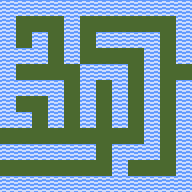

Rendered tile map (Tiled .tmx) drawn with the repository's tilesets; below, a short description and the full map source, tile grids included:
An orthogonal 12x12 tile map with 16x16 px tiles, 1 tile layer (Camada de Blocos 1).

<map version="1.10" tiledversion="1.11.90" orientation="orthogonal" renderorder="right-down" width="12" height="12" tilewidth="16" tileheight="16" infinite="0" nextlayerid="4" nextobjectid="1">
 <tileset firstgid="1" name="color_tileset_16x16_Jerom&amp;amp;Eiyeron_CC-BY-SA-3.0_8" tilewidth="16" tileheight="16" tilecount="280" columns="10">
  <image source="tiles.png" width="160" height="448" />
 </tileset>
 <layer id="1" name="Camada de Blocos 1" width="12" height="12">
  <data encoding="csv">
71,71,71,71,71,71,71,71,71,71,71,71,
71,51,51,51,71,51,51,51,51,51,51,71,
71,51,71,51,71,51,71,71,71,71,51,71,
71,71,71,51,71,51,51,51,51,71,51,71,
71,51,51,51,51,71,71,71,51,71,51,51,
71,71,71,71,51,71,51,71,51,71,51,71,
71,51,51,71,51,71,51,71,51,71,51,71,
71,71,51,71,51,71,51,71,51,71,51,71,
51,51,51,51,51,51,51,51,51,71,51,71,
71,71,71,71,71,71,51,71,71,71,51,71,
51,51,51,51,51,51,51,71,51,51,51,71,
71,71,71,71,71,71,71,71,71,71,71,71
</data>
 </layer>
</map>
